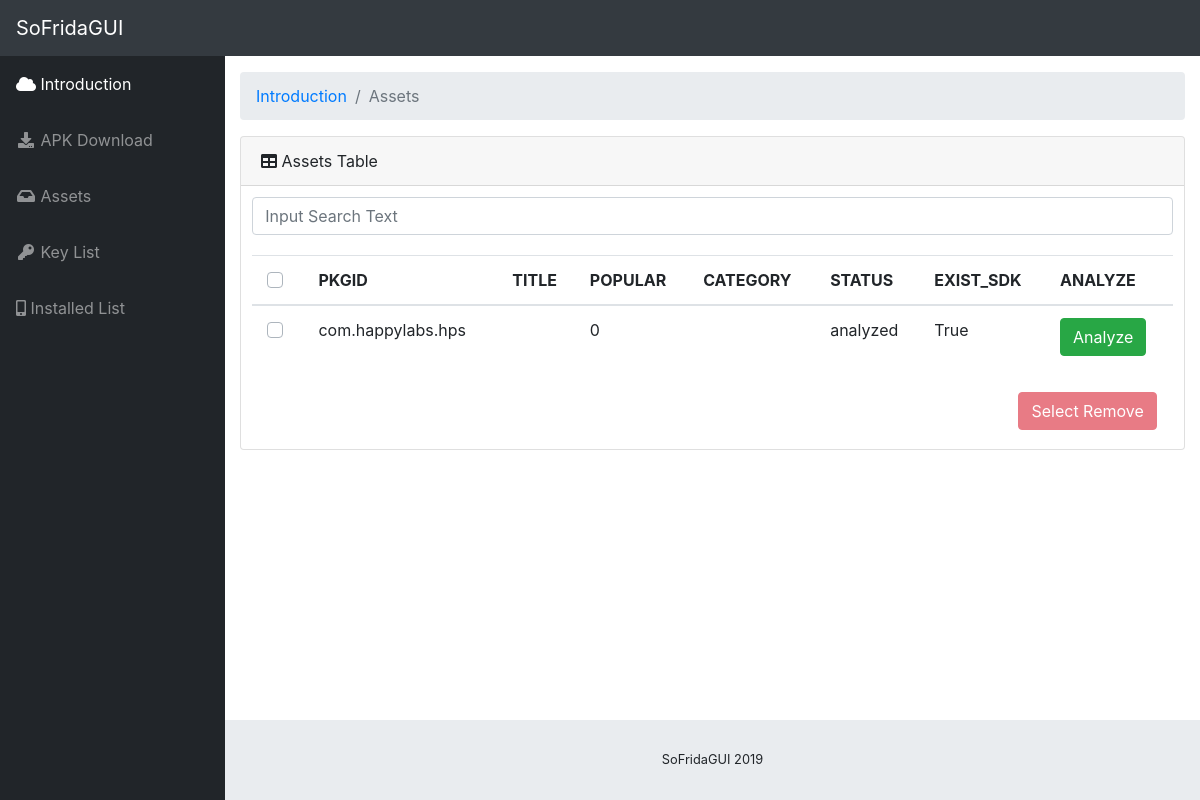
Before: /assets with the older database file.
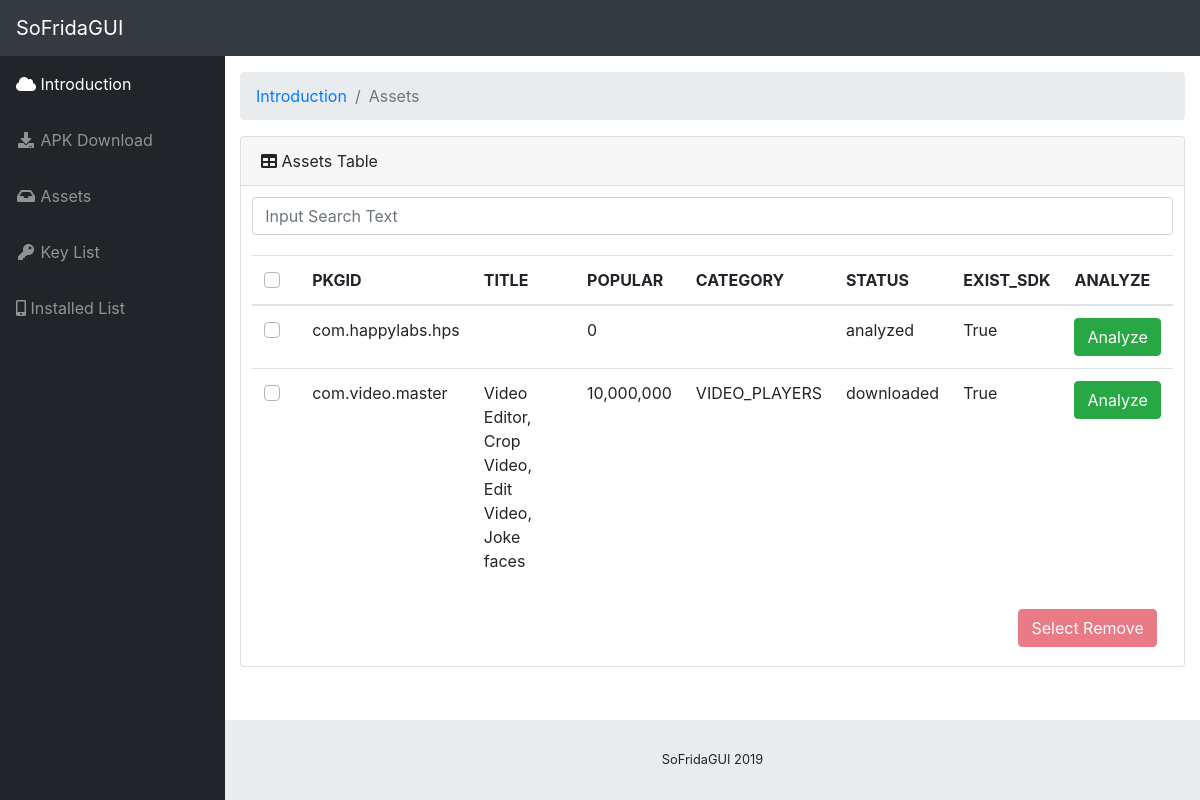
After: the same page with the newer database file.
### tables this page shows
CREATE TABLE assets (
            package_name text primary key, 
            title text,
            popular integer,
            category text,
            status text,
            exist_sdk integer,
            access_key_id text,
            secret_access_key text,
            session_token text,
            region text,
            service text,
            bucket text,
            vulnerable integer);

### app.py (the view)
@app.route("/assets")
def assets_layout():
  asset = Assets()
  asset_infos = asset.get_all()
  return render_template("assets.html", asset_infos=asset_infos)

### assets.py (called while the page is built)
    def db_init(self):
        self.db_path = os.path.join("./assets.db")
        self.con = sqlite3.connect(self.db_path)
        self.cur = self.con.cursor()
        self.cur.execute('''create table if not exists assets (
            package_name text primary key,
            title text,
            popular integer,
            category text,
            status text,
            exist_sdk integer,
            access_key_id text,
            secret_key_id text,
            session_token text,
            region text,
            service text,
            bucket text,
            vulnerable integer)''')
        self.columns = ['package_name', 'title', 'popular','category','status','exist_sdk', 'access_key_id', 'secret_key_id','session_token','region','service','bucket', 'vulnerable']
        self.con.commit()

    def get_all(self):
        package_list = []
        for row in self.cur.execute('''select * from assets'''):
            package = dict()
            for i in range(len(self.columns)):
                if row[i] == None:
                    package[self.columns[i]] = ""
                else:
                    package[self.columns[i]] = row[i]
            package_list.append(package)
        return package_list

### templates/assets.html (shortened to what this page needs)
{% extends "layout.html" %}
{% block content %}
<div class="container-fluid">
	<ol class="breadcrumb">
		<li class="breadcrumb-item">
			<a href="#">Introduction</a>
		</li>
		<li class="breadcrumb-item active">Assets</li>
	</ol>
	<div class="card mb-3">
		<div class="card-header">
			<i class="fas fa-table"></i>
			Assets Table
		</div>
		<div class="card-body">
			<div class="input-group">
				<input type="text" class="form-control" placeholder="Input Search Text" spellcheck="false" id="search_form">
			</div>
			<div style="margin-top:20px;" class="table-responsive" id="assets_list">
				<table class="table" id="assets_table">
					<thead>
						<th>
							<div class="custom-control custom-checkbox" align="center">
							</div>
						</th>
						<th>PKGID</th>
						<th>TITLE</th>
						<th>POPULAR</th>
						<th>CATEGORY</th>
						<th>STATUS</th>
						<th>EXIST_SDK</th>
						<th>ANALYZE</th>
					</thead>
					<tbody>
						{% for info in asset_infos %}
						<tr>
							<td>
								<div class="custom-control custom-checkbox" align="center">
								</div>
							</td>
							<td>{{ info['package_name'] }}</td>
							<td>{{ info['title'] }}</td>
							<td>{{ "{:,}".format(info['popular']) }}</td>
							<td>{{ info['category'] }}</td>
							<td>{{ info['status'] }}</td>
							{% if info['exist_sdk'] == 1 %}
							<td>True</td>
							<td><a  class="btn btn-success" href="/analyze/{{ info['package_name'] }}">Analyze</a></td>
							{% elif info['exist_sdk'] == 0 %}
							<td>False</td>
							<td><button class="btn btn-danger" id="{{ info['package_name'] }}">Remove</button></td>
							{% else %}
							<td></td>
							<td></td>
							{% endif %}
						</tr>
						{% endfor %}
					</tbody>
				</table>
			</div>
			<nav class="navbar navbar-expand">
				<button class="nav-item btn btn-danger ml-auto mr-0 my-2 my-md-0" id="select-remove" disabled>Select Remove</button>
			</nav>
		</div>
	</div>
</div>
{% endblock %}

### templates/layout.html (shortened to what this page needs)
<!DOCTYPE html>
<html lang="en" style="font-family: SFMono-Regular, Menlo, Monaco, Consolas, 'Liberation Mono', 'Courier New', monospace;">
    <head>
        <link  rel="stylesheet" type="text/css" href="{{ url_for('static', filename='vendor/fontawesome-free/css/all.min.css')}}">
        <link  rel="stylesheet" type="text/css" href="{{ url_for('static', filename='vendor/datatables/dataTables.bootstrap4.css')}}">
        <link  rel="stylesheet" type="text/css" href="{{ url_for('static', filename='css/sb-admin.css')}}">
    </head>
    <body id="page-top">
        <nav class="navbar navbar-expand navbar-dark bg-dark static-top">
            <a class="navbar-brand mr-1" href="{{ url_for('index') }}">SoFridaGUI</a>
            <button class="btn btn-link btn-sm text-white order-1 order-sm-0" id="sidebarToggle" href="#">
            </button>
        </nav>
        <div id="wrapper">
            <ul class="sidebar navbar-nav">
                <li class="nav-item active">
                    <a class="nav-link" href="{{ url_for('index') }}">
                    <i class="fas fa-cloud"></i>
                    <span>Introduction</span>
                    </a>
                </li>
                <li class="nav-item">
                    <a class="nav-link" href="{{ url_for('apk_download_layout') }}">
                    <i class="fas fa-fw fa-download"></i>
                    <span>APK Download</span></a>
                </li>
                <li class="nav-item">
                    <a class="nav-link" href="{{ url_for('assets_layout') }}">
                    <i class="fas fa-fw fa-inbox"></i>
                    <span>Assets</span></a>
                </li>
                <li class="nav-item">
                    <a class="nav-link" href="{{ url_for('keylist_layout')}}">
                    <i class="fas fa-fw fa-key"></i>
                    <span>Key List</span></a>
                </li>
                <li class="nav-item">
                    <a class="nav-link" href="{{ url_for('installed_layout')}}">
                    <i class="fas fa-mobile-alt"></i>
                    <span>Installed List</span></a>
                </li>
            </ul>
            <div id="content-wrapper">
            {% block content %}
            {% endblock %}
                <footer class="sticky-footer">
                    <div class="container my-auto">
                        <div class="copyright text-center my-auto">
                            <span>SoFridaGUI 2019</span>
                        </div>
                    </div>
                </footer>
            </div>
        </div>
    </body>
</html>

Changed rows visible on the page:
added assets: package_name "com.video.master", title "Video Editor, Crop Video, Edit Video, Joke faces", popular "10,000,000", category "VIDEO_PLAYERS", status "downloaded"
